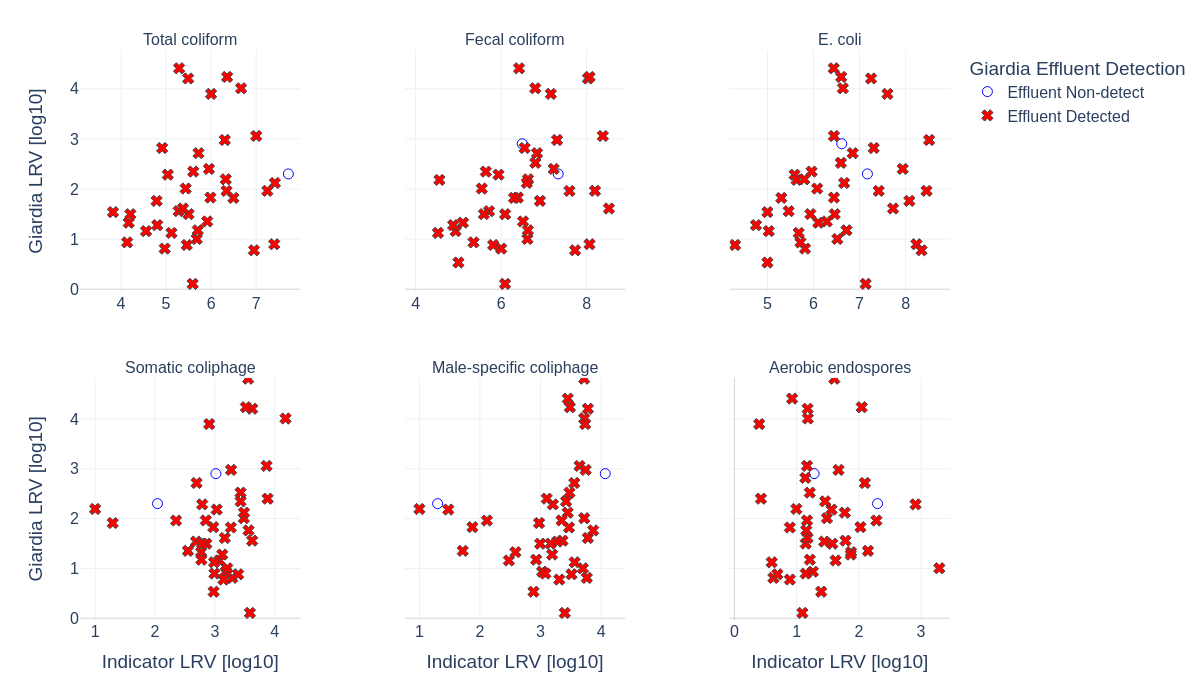

Write Python code to recreate this figure.
# filename: scatter_giardia_vs_indicators.py
import pandas as pd
import numpy as np
import plotly.graph_objs as go
from plotly.subplots import make_subplots
import math

file_name = "WWTP_microbial_loads_and_removal.xlsx"
xls = pd.ExcelFile(file_name)
df_data = pd.read_excel(xls, sheet_name="Data")
df_mdl = pd.read_excel(xls, sheet_name="Method detection limits")

# Normalize Plant codes
df_data['Plant'] = df_data['Plant'].replace({'BiSP': 'BiSp'})

# Indicator organisms list for subplot panels
indicators = [
    'Total coliform', 'Fecal coliform', 'E. coli',
    'Somatic coliphage', 'Male-specific coliphage', 'Aerobic endospores'
]

# Map IndicatorName to final Microorganism names
indicator_map = {
    'totalcoliform': 'Total coliform',
    'fecalcoliform': 'Fecal coliform',
    'e.coli': 'E. coli',
    'somacoliphage': 'Somatic coliphage',
    'malespeccoliphage': 'Male-specific coliphage',
    'aerobicendospore': 'Aerobic endospores',
    'giardia': 'Giardia',
}

def map_indicator_to_microorganism(ind_name):
    ind_name_lower = ind_name.lower()
    for key, val in indicator_map.items():
        if key in ind_name_lower:
            return val
    return None

df_data['Microorganism'] = df_data['IndicatorName'].apply(map_indicator_to_microorganism)
df_data = df_data[df_data['Microorganism'].notna()]

# Giardia subset for pairing and detection
df_giardia = df_data[df_data['Microorganism'] == 'Giardia'].copy()

# MDL dictionary by lowercase organism name
mdl_dict = {row['Organism'].lower(): row['MDL'] for _, row in df_mdl.iterrows()}

# Map Microorganism to MDL sheet Organism names for MDL lookup
microorganism_to_mdl_organism = {
    'Total coliform': 'Total coliform',
    'Fecal coliform': 'Fecal coliform',
    'E. coli': 'E. coli',
    'Somatic coliphage': 'Soma Coliphage',
    'Male-specific coliphage': 'Male Specific Coliphage',
    'Aerobic endospores': 'Aerobic endospores',
    'Giardia': 'Giardia Cyst',
}

def get_mdl(microorganism):
    mdl_org = microorganism_to_mdl_organism.get(microorganism)
    if mdl_org:
        return mdl_dict.get(mdl_org.lower(), np.nan)
    else:
        return np.nan

# Add MDL column to full df_data
df_data['MDL'] = df_data['Microorganism'].apply(get_mdl)
df_giardia['MDL'] = get_mdl('Giardia')

# Replace BDL and 0 with MDL for calculation convenience
def replace_bdl_zero_with_mdl(row):
    val = row['Count']
    if pd.isna(val):
        return np.nan
    val_str = str(val).strip().upper()
    if val_str == 'BDL':
        return row['MDL']
    try:
        fval = float(val)
        if fval == 0:
            return row['MDL']
        else:
            return fval
    except:
        return np.nan

df_data['Count_num'] = df_data.apply(replace_bdl_zero_with_mdl, axis=1)
df_giardia['Count_num'] = df_giardia.apply(replace_bdl_zero_with_mdl, axis=1)

# Define sample types by microorganism group per instructions
uf_effluent_organisms = {'Giardia', 'Somatic coliphage', 'Male-specific coliphage'}

# Identify effluent sample selection for indicators (bacteria + aerobic endospores = Effluent grab; coliphages = UF Effluent)
def get_indicator_effluent_df(microorganism):
    if microorganism in {'Somatic coliphage', 'Male-specific coliphage'}:
        return df_data[(df_data['SampleType'] == 'UF Effluent') & (df_data['Microorganism'] == microorganism)]
    else:
        return df_data[(df_data['SampleType'] == 'Effluent grab') & (df_data['Microorganism'] == microorganism)]

# Giardia effluent is always 'UF Effluent'
df_giardia_eff = df_giardia[df_giardia['SampleType'] == 'UF Effluent']

# Influent is always 'Influent grab'
df_influent = df_data[(df_data['SampleType'] == 'Influent grab')].copy()

# Prepare the scatter data list
rows = []

# For each indicator, pair Giardia influent and indicator effluent by Plant+Event
for indicator in indicators:

    mdl_indicator = get_mdl(indicator)
    if np.isnan(mdl_indicator):
        continue
    mdl_giardia = get_mdl('Giardia')

    # Influent Giardia samples for all plants pooled
    df_giardia_inf = df_influent[(df_influent['Microorganism'] == 'Giardia')][['Plant', 'Event', 'Count', 'Count_num']]
    df_giardia_inf = df_giardia_inf.rename(columns={'Count': 'Giardia_influent_raw', 'Count_num': 'Giardia_influent_used'})

    # Effluent indicator samples with appropriate SampleType filter and Microorganism filter
    df_indicator_eff = get_indicator_effluent_df(indicator)[['Plant', 'Event', 'Count', 'Count_num']]
    df_indicator_eff = df_indicator_eff.rename(columns={'Count': 'Indicator_effluent_raw', 'Count_num': 'Indicator_effluent_used'})

    # Effluent Giardia samples for effluent detection coloring and used values
    # Include both raw Count and Count_num for Giardia UF Effluent
    df_giardia_effect = df_giardia_eff[['Plant', 'Event', 'Count', 'Count_num']]
    df_giardia_effect = df_giardia_effect.rename(columns={'Count': 'Giardia_effluent_raw', 'Count_num': 'Giardia_effluent_used'})

    # Merge Giardia influent with indicator effluent by Plant+Event to form pairs
    paired = pd.merge(df_giardia_inf, df_indicator_eff, on=['Plant', 'Event'], how='inner')

    # Merge with Giardia effluent raw and used counts for detection flag and LRV denominator
    paired = pd.merge(paired, df_giardia_effect, on=['Plant', 'Event'], how='left')

    # Remove pairs with NaNs in used counts
    paired = paired.dropna(subset=['Giardia_influent_used', 'Indicator_effluent_used'])

    # Exclude pairs where Giardia influent count ≤ MDL Giardia (skip zero/MDL influent)
    paired = paired[paired['Giardia_influent_used'] > mdl_giardia]

    # Influent indicator samples
    df_indicator_inf = df_influent[(df_influent['Microorganism'] == indicator)][['Plant', 'Event', 'Count', 'Count_num']]
    df_indicator_inf = df_indicator_inf.rename(columns={'Count': 'Indicator_influent_raw', 'Count_num': 'Indicator_influent_used'})

    # Merge influent and effluent of indicator on Plant+Event
    df_indicator_pair = pd.merge(df_indicator_inf, df_indicator_eff, on=['Plant', 'Event'], how='inner')
    df_indicator_pair = df_indicator_pair.dropna(subset=['Indicator_influent_used', 'Indicator_effluent_used'])

    # Filter to remove influent ≤ MDL
    df_indicator_pair = df_indicator_pair[df_indicator_pair['Indicator_influent_used'] > mdl_indicator]

    # Calculate indicator LRV for each pair
    df_indicator_pair['Indicator_LRV'] = np.log10(df_indicator_pair['Indicator_influent_used'] / df_indicator_pair['Indicator_effluent_used'])

    # Merge indicator LRV into paired data to get x axis values for that panel
    paired = pd.merge(paired, df_indicator_pair[['Plant', 'Event', 'Indicator_LRV']], on=['Plant', 'Event'], how='inner')

    # Drop any pairs with missing Giardia effluent used, influent used, or Indicator_LRV before calculation
    paired = paired.dropna(subset=['Giardia_influent_used', 'Giardia_effluent_used', 'Indicator_LRV'])

    # Calculate Giardia LRV correctly using Giardia effluent used count in denominator
    paired['Giardia_LRV'] = np.log10(paired['Giardia_influent_used'] / paired['Giardia_effluent_used'])

    # Determine effluent detection flag on Giardia raw effluent counts (before substitution)
    def effluent_detect_flag(val):
        if pd.isna(val):
            return 'Unknown'
        val_str = str(val).strip().upper()
        if val_str == 'BDL':
            return 'Non-detect'
        try:
            fval = float(val)
            if fval == 0:
                return 'Non-detect'
            else:
                return 'Detected'
        except:
            return 'Unknown'

    paired['Giardia_effluent_detection'] = paired['Giardia_effluent_raw'].apply(effluent_detect_flag)

    # Append dataframe for this indicator with columns needed for plotting
    rows.append(paired[['Plant', 'Event', 'Indicator_LRV', 'Giardia_LRV', 'Giardia_effluent_detection']].assign(Indicator=indicator))

# Concatenate all indicator panels data
df_all = pd.concat(rows, ignore_index=True)

# Prepare subplot figure
panel_rows = 2
panel_cols = 3
subplot_titles = ["Total coliform","Fecal coliform","E. coli","Somatic coliphage","Male-specific coliphage","Aerobic endospores"]

fig = make_subplots(
    rows=panel_rows,
    cols=panel_cols,
    subplot_titles=subplot_titles,
    shared_yaxes=True,
    vertical_spacing=0.15,
    horizontal_spacing=0.12
)

# Colors and symbols based on Giardia effluent detection
color_map = {'Non-detect': 'blue', 'Detected': 'red'}
symbol_map = {'Non-detect': 'circle-open', 'Detected': 'x'}

# For legend tracking only once
legend_shown = {'Non-detect': False, 'Detected': False}

for idx, indicator in enumerate(subplot_titles):
    row = (idx // panel_cols) + 1
    col = (idx % panel_cols) + 1

    df_panel = df_all[df_all['Indicator'] == indicator]

    # Calculate axis ranges using approx 2% - 98% quantiles with padding
    x_vals = df_panel['Indicator_LRV']
    y_vals = df_panel['Giardia_LRV']

    if not x_vals.empty and not y_vals.empty:
        x_min, x_max = x_vals.quantile(0.02), x_vals.quantile(0.98)
        y_min, y_max = y_vals.quantile(0.02), y_vals.quantile(0.98)

        extra = 0.5
        fig.update_xaxes(range=[x_min - extra, x_max + extra], row=row, col=col, zeroline=True,
                         zerolinewidth=1, zerolinecolor='lightgray', automargin=True)
        fig.update_yaxes(range=[y_min - extra, y_max + extra], row=row, col=col, zeroline=True,
                         zerolinewidth=1, zerolinecolor='lightgray', automargin=True)

    # Add scatter points by detection flag
    for detection_flag in ['Non-detect', 'Detected']:
        df_sub = df_panel[df_panel['Giardia_effluent_detection'] == detection_flag]
        show_legend = False
        # show legend only on first subplot (idx==0)
        if idx == 0 and not legend_shown[detection_flag]:
            show_legend = True
            legend_shown[detection_flag] = True

        fig.add_trace(go.Scatter(
            x=df_sub['Indicator_LRV'],
            y=df_sub['Giardia_LRV'],
            mode='markers',
            marker=dict(
                symbol=symbol_map[detection_flag],
                color=color_map[detection_flag],
                size=10,
                line=dict(width=1)
            ),
            name=f'Effluent {detection_flag}',
            showlegend=show_legend,
        ), row=row, col=col)

    # Axis titles per instructions
    # Y-axis title ONLY on left column panels with automargin
    if col == 1:
        fig.update_yaxes(title_text='Giardia LRV [log10]', row=row, col=col, automargin=True)
    else:
        fig.update_yaxes(title_text=None, row=row, col=col)

    # X-axis title ONLY on bottom row panels with automargin and title_standoff approx 15
    if row == panel_rows:
        fig.update_xaxes(title_text='Indicator LRV [log10]', row=row, col=col, automargin=True, title_standoff=15)
    else:
        fig.update_xaxes(title_text=None, row=row, col=col)

fig.update_layout(
    font=dict(size=16),
    height=700,
    width=1200,
    template='plotly_white',
    margin=dict(t=50, b=80, l=80, r=40),
    legend=dict(title='Giardia Effluent Detection')
)

# Output file base name
base_filename = "scatter_giardia_vs_indicators"
html_file = base_filename + ".html"
png_file = base_filename + ".png"
csv_file = base_filename + ".csv"
py_file = base_filename + ".py"

# Save outputs
fig.write_html(html_file, include_plotlyjs='cdn')
fig.write_image(png_file, width=1200, height=700)
df_all.to_csv(csv_file, index=False)

# Save the python source code for reproducibility alongside
# (We omit writing the source code to disk automatically. User can save this script manually if needed.)

print(csv_file)
print(html_file)
print(png_file)
print(py_file)
